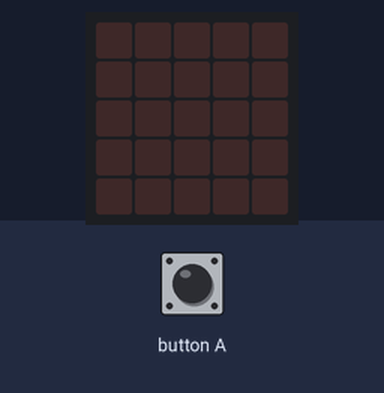
A program run on a simulated BBC micro:bit (MakeCode). Parts: the board's 5×5 LED display. The test bench sets the inputs (shaded band).

Above: at 1.2 s.
1.3 s: button A pressed for 0.15 s
At 1.9 s:
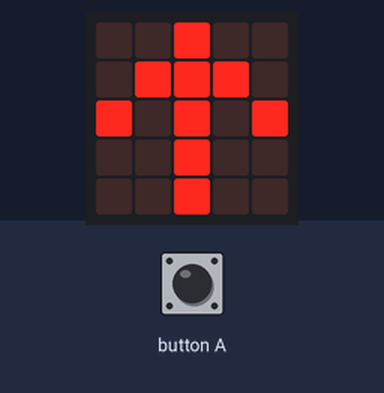
At 6.5 s:
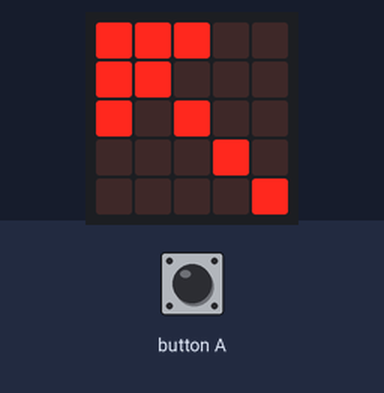
Timing chart, 0 to 8.0 s (numbered marks = the images above; inputs shaded):
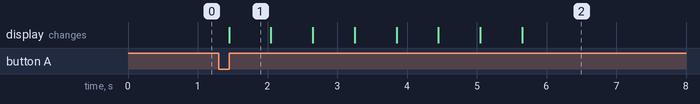

Measured:
- after the input at 1.3 s, the display: changes after 0.15 s (image 1)
- what the display in image 1 shows lasts 0.6 s, from 1.5 s to 2.1 s

The program:

main.ts
```typescript
input.onButtonPressed(Button.A, function () {
    basic.showArrow(ArrowNames.North)
    basic.showArrow(ArrowNames.NorthEast)
    basic.showArrow(ArrowNames.East)
    basic.showArrow(ArrowNames.SouthEast)
    basic.showArrow(ArrowNames.South)
    basic.showArrow(ArrowNames.SouthWest)
    basic.showArrow(ArrowNames.West)
    basic.showArrow(ArrowNames.NorthWest)
})
```

test.ts
```typescript
// aquí va el archivo "tests"; esto no se compilará cuando este paquete se utilice como una extensión.
```
